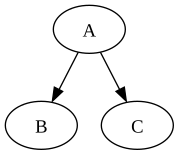

Source code (Python):
import json, graphviz

g = graphviz.Digraph("abc",format="svg",filename="abc")

g.node("A")
g.node("B")
g.node("C")

g.edge("A","B")
g.edge("A","C")
g.view()
